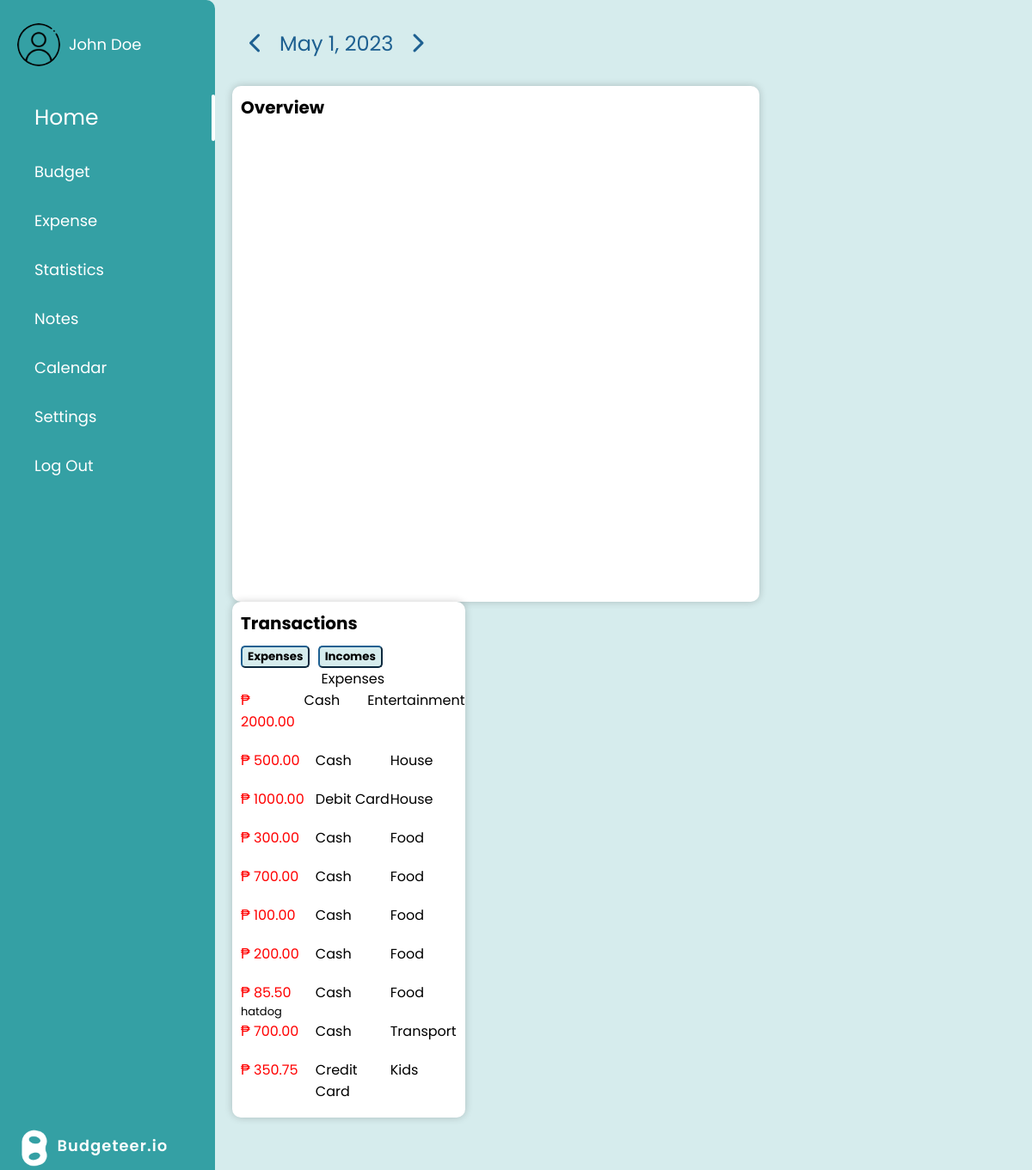
/budgeteer/home.php?userStartDate=2023-05-01&userEndDate=2023-05-31 (signed in), run on the app's committed database.
### tables this page shows
CREATE TABLE `expenses` (
  `expense_id` int(11) NOT NULL,
  `user_id` int(11) NOT NULL,
  `expense_amount` decimal(8,2) NOT NULL,
  `expense_date` date NOT NULL,
  `payment_method_id` int(11) NOT NULL,
  `category_id` int(11) NOT NULL,
  `expense_comment` varchar(100) DEFAULT NULL
);

CREATE TABLE `payment_methods` (
  `payment_method_id` int(11) NOT NULL,
  `payment_method` varchar(50) NOT NULL
);

### budgeteer/home.php (the view, shortened to what this page needs)
<?php
  $startDate = 00-00-00;
	$endDate = 00-00-00;
?>
<?php
   if(isset($_SESSION['loggedUserId'])) {
     require_once 'database.php';
     $startDate = date('Y-m-d', strtotime('today'));
     $endDate = date('Y-m-d', strtotime('tomorrow - 1 second'));
     if(isset($_GET['userStartDate'])) {
       if($_GET['userStartDate'] > $_GET['userEndDate']) {
         $startDate = $_GET['userEndDate'];
         $endDate = $_GET['userStartDate'];
       } else {
         $startDate = $_GET['userStartDate'];
         $endDate = $_GET['userEndDate'];
       }
      }
       $expensesQuery = $db -> prepare(
       "SELECT e.category_id, ec.expense_category, SUM(e.expense_amount) AS expense_amount
       FROM expenses e NATURAL JOIN expense_categories ec
       WHERE e.user_id=:loggedUserId AND e.expense_date BETWEEN :startDate AND :endDate
       GROUP BY e.category_id
       ORDER BY expense_amount DESC");
       $expensesQuery -> execute([':loggedUserId'=> $_SESSION['loggedUserId'], ':startDate'=> $startDate, ':endDate'=> $endDate]);
       $expensesOfLoggedUser = $expensesQuery -> fetchAll();
   }
?>
<!DOCTYPE html>
<html>
<head>
	  <link rel="stylesheet" type="text/css" href="homestyle.css">
    <link rel="stylesheet" href="https://cdnjs.cloudflare.com/ajax/libs/font-awesome/6.2.1/css/all.min.css">
</head>
<body onload="drawChart(incomes, expenses)" onresize="drawChart(incomes, expenses)">
	<div class="navbar">
		<div class="profile">
			<img src="images/profile pic.png" alt="Profile Picture">
			<p>John Doe</p>
		</div>
		<ul>
			<li>
        <?php
          $userStartDate = date('Y-m-d');
		      $userEndDate = date('Y-m-d');
          echo '<a href="home.php?userStartDate='.$userStartDate.'&userEndDate='.$userEndDate.'" class="active">Home</a>';
        ?>
      </li>
			<li><a href="budget.php">Budget</a></li>
      <li><a href="expense.php">Expense</a></li>
			<li>
        <?php
          $userStartDate = date('Y-m-01');
          $userEndDate = date('Y-m-t');
          echo '<a href="summary.php?userStartDate='.$userStartDate.'&userEndDate='.$userEndDate.'&period=month">Statistics</a>';
        ?>
      </li>
      <li><a href="#">Notes</a></li>
      <li><a href="calendar.php">Calendar</a></li>
      <li><a href="settings.php">Settings</a></li>
      <li><a href="logout.php">Log Out</a></li>
		</ul>
        <div class="logo">
            <img src="images/Logo3.png" alt="Logo">
          </div>
	</div>
    <div class="container">
        <div class="calendar-slider">
          <div class="slider-nav">
          <?php
            $date = isset($_GET['userStartDate']) ? $_GET['userStartDate'] : date('Y-m-d');
            $prevDate = date('Y-m-d', strtotime('-1 day', strtotime($date)));
            $nextDate = date('Y-m-d', strtotime('1 day', strtotime($date)));
            $currentDate = date('Y-m-d');
            $isCurrentDate = $date === $currentDate;
            echo '<a class="fas fa-chevron-left" onclick="changeDate(\''.$prevDate.'\')"></a>';
            $formattedDate = date('F j, Y', strtotime($date));
            echo '<span class="date" id="result">'.$formattedDate.'</span>';
            if (!$isCurrentDate) {
              echo '<a class="fas fa-chevron-right" onclick="changeDate(\''.$nextDate.'\')"></a>';
            }
            else {
              echo '<a class="fas fa-chevron-right inactive"></a>';
            }
          ?>
          </div>
        </div>
        <div class="box big-box">
          <div class="box-label">Overview</div>
        </div>
        <div class="box small-box">
          <div class="box-label">Transactions</div>
          <div class="histBtns">
          <button id="expenseBtn">Expenses</button>
          <button id="incomeBtn">Incomes</button>
          </div>
          <div id="expenseList">
            <center><caption>Expenses</caption></center>
            <tr>
              <?php
								foreach ($expensesOfLoggedUser as $expenses) {
									$expensesTableRowsQuery = $db -> prepare(
									"SELECT e.expense_date, e.expense_amount, pm.payment_method, e.expense_comment
									FROM expenses e NATURAL JOIN payment_methods pm
									WHERE e.category_id=:expenseCategoryId AND e.user_id=:loggedUserId AND e.expense_date BETWEEN :startDate AND :endDate
									ORDER BY e.expense_date ASC");
									$expensesTableRowsQuery -> execute([':loggedUserId' => $_SESSION['loggedUserId'], ':expenseCategoryId' => $expenses['category_id'], ':startDate'=> $startDate, ':endDate'=> $endDate]);
									$expensesOfSpecificCategory = $expensesTableRowsQuery -> fetchAll();
                    foreach ($expensesOfSpecificCategory as $categoryExpense) {
                      echo "<div class='exp'>
                            <tr>
                              <div class='expAmount'> ₱
                                <td class=\"amount\" style='color: red;'>{$categoryExpense['expense_amount']}  </td>
                                </div>
                              <div class='expPayment'>
                                <td class=\"payment\">{$categoryExpense['payment_method']}</td>
                                </div>
                              <div class='expDate'>
                                <td class=\"date\">{$expenses['expense_category']}</td>
                                </div>
                              <div class='expComment'>
                                <td class=\"comment\">{$categoryExpense['expense_comment']}<br></td>
                                </div>
                      </tr> </div>";
                    }
								}
							?>
          </div>
        </div>
      </div>
</body>
</html>

### budgeteer/homestyle.css (style rules this page uses)
body { margin-left: 250px; background-color: #D6ECED; opacity: 100%; font-family: "Poppins", sans-serif ; }
.navbar { height: 100%; width: 250px; position: fixed; z-index: 1; top: 0; left: 0; background-color: #34A0A4; overflow-x: hidden; padding-top: 20px; border-top-right-radius: 10px; border-bottom-right-radius: 10px; }
.profile { display: flex; align-items: center; margin-bottom: 20px; padding: 0 20px; }
.profile img { height: 50px; width: 50px; border-radius: 50%; margin-right: 10px; }
.profile p { color: white; font-family: 'Poppins', sans-serif; font-size: 18px; }
.navbar ul { list-style-type: none; margin: 0; padding: 0; }
.navbar li a { display: block; font-family: 'Poppins', sans-serif; color: white; padding: 15px 30px; text-decoration: none; font-size: 18px; margin-left: 10px; }
.navbar li a.active { font-size: 25px; color: white; position: relative; }
.navbar li a.active::after { content: ""; display: block; width: 4px; height: 80%; position: absolute; top: 10%; right: 0; background-color: white; border-radius: 5px; }
.logo { position: absolute; bottom: 20px; left: 50%; transform: translateX(-50%); }
.logo img { width: 200px; height: 50px; }
.container { display: flex; flex-wrap: wrap; margin: 20px; }
.calendar-slider { width: 100%; height: 60px; margin-bottom: 20px; display: flex; align-items: center; justify-content: space-between; padding: 0 20px; }
.slider-nav { display: flex; align-items: center; }
.slider-nav a { font-size: 20px; cursor: pointer; color: #1E6091; }
.slider-nav a { font-size: 24px; }
.date { font-size: 24px; font-weight: normal; font-family: 'Poppins', sans-serif; margin: 0 20px; color: #1E6091; }
.box { border-radius: 10px; background-color: #fff; box-shadow: 0 0 10px rgba(0, 0, 0, 0.2); }
.box-label { font-family: 'Poppins', sans-serif; font-size: 20px; font-weight: bold; margin: 10px; }
.big-box { flex-basis: 68%; height: 600px; margin-right: 20px; }
.small-box { flex-basis: 30%; height: 600px; margin-right: 0; }
.histBtns { margin-left: 10px; justify-content: center; align-items: center; }
#expenseBtn, #incomeBtn { font-family: "Poppins", sans-serif; font-weight: bold; border-color: #1E6091; border-radius: 5px; background-color: #D6ECED; }
#expenseBtn { margin-right: 5px; }
#expenseList { margin-left: 10px; overflow-y: auto; height: 73vh; }
.exp { display: grid; grid-template-columns: 1fr 1fr 1fr; justify-content: left; }
.expAmount { color: red; grid-column-start: 1; grid-column-end: 1; }
.expPayment { grid-column-start: 2; grid-column-end: 2; justify-content: left; align-items: self-start; }
.expDate { grid-column-start: 3; grid-column-end: 3; }
.expComment { justify-content: left; grid-row-start: 2; grid-column-start: 1; grid-column-end: 3; font-size: small; }

### data on the page
expenses: expense_amount "2000.00", payment_method.payment_method "Cash", expense_category "Entertainment"
expenses: expense_amount "500.00", payment_method.payment_method "Cash", expense_category "House"
expenses: expense_amount "1000.00", payment_method.payment_method "Debit Card", expense_category "House"
expenses: expense_amount "300.00", payment_method.payment_method "Cash", expense_category "Food"
expenses: expense_amount "700.00", payment_method.payment_method "Cash", expense_category "Food"
expenses: expense_amount "100.00", payment_method.payment_method "Cash", expense_category "Food"
expenses: expense_amount "200.00", payment_method.payment_method "Cash", expense_category "Food"
expenses: expense_amount "85.50", payment_method.payment_method "Cash", expense_category "Food", expense_comment "hatdog"
expenses: expense_amount "700.00", payment_method.payment_method "Cash", expense_category "Transport"
expenses: expense_amount "350.75", payment_method.payment_method "Credit Card", expense_category "Kids"

### other printed values
$formattedDate "May 1, 2023"
